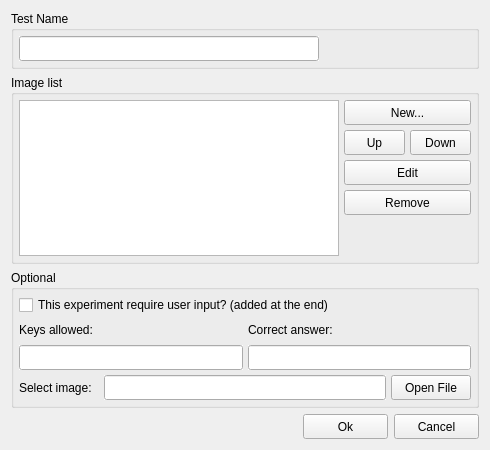
<?xml version="1.0" encoding="UTF-8"?>
<ui version="4.0">
 <class>formTestConfig</class>
 <widget class="QWidget" name="formTestConfig">
  <property name="geometry">
   <rect>
    <x>0</x>
    <y>0</y>
    <width>490</width>
    <height>450</height>
   </rect>
  </property>
  <property name="sizePolicy">
   <sizepolicy hsizetype="Fixed" vsizetype="Fixed">
    <horstretch>0</horstretch>
    <verstretch>0</verstretch>
   </sizepolicy>
  </property>
  <property name="minimumSize">
   <size>
    <width>490</width>
    <height>450</height>
   </size>
  </property>
  <property name="maximumSize">
   <size>
    <width>490</width>
    <height>450</height>
   </size>
  </property>
  <property name="windowTitle">
   <string>Form</string>
  </property>
  <layout class="QVBoxLayout" name="formLayout">
   <item>
    <widget class="QGroupBox" name="gBox1">
     <property name="title">
      <string>Test Name</string>
     </property>
     <layout class="QHBoxLayout" name="hLayout1">
      <property name="spacing">
       <number>5</number>
      </property>
      <property name="margin">
       <number>5</number>
      </property>
      <item>
       <widget class="QLineEdit" name="tBoxTest">
        <property name="minimumSize">
         <size>
          <width>300</width>
          <height>25</height>
         </size>
        </property>
        <property name="maximumSize">
         <size>
          <width>16777215</width>
          <height>25</height>
         </size>
        </property>
        <property name="autoFillBackground">
         <bool>true</bool>
        </property>
       </widget>
      </item>
      <item>
       <spacer name="hSpacer1">
        <property name="orientation">
         <enum>Qt::Horizontal</enum>
        </property>
        <property name="sizeHint" stdset="0">
         <size>
          <width>146</width>
          <height>20</height>
         </size>
        </property>
       </spacer>
      </item>
     </layout>
    </widget>
   </item>
   <item>
    <widget class="QGroupBox" name="gBox2">
     <property name="title">
      <string>Image list</string>
     </property>
     <layout class="QHBoxLayout" name="hLayout2">
      <property name="spacing">
       <number>5</number>
      </property>
      <property name="margin">
       <number>5</number>
      </property>
      <item>
       <widget class="QTableView" name="tabVwImag">
        <property name="sizePolicy">
         <sizepolicy hsizetype="Expanding" vsizetype="Expanding">
          <horstretch>0</horstretch>
          <verstretch>0</verstretch>
         </sizepolicy>
        </property>
        <property name="minimumSize">
         <size>
          <width>320</width>
          <height>0</height>
         </size>
        </property>
        <property name="horizontalScrollBarPolicy">
         <enum>Qt::ScrollBarAlwaysOff</enum>
        </property>
       </widget>
      </item>
      <item>
       <layout class="QVBoxLayout" name="vLayout1">
        <property name="spacing">
         <number>5</number>
        </property>
        <item>
         <widget class="QPushButton" name="btnNew">
          <property name="minimumSize">
           <size>
            <width>80</width>
            <height>25</height>
           </size>
          </property>
          <property name="maximumSize">
           <size>
            <width>16777215</width>
            <height>25</height>
           </size>
          </property>
          <property name="text">
           <string>New...</string>
          </property>
         </widget>
        </item>
        <item>
         <layout class="QHBoxLayout" name="hLayout3">
          <item>
           <widget class="QPushButton" name="btnUp">
            <property name="minimumSize">
             <size>
              <width>35</width>
              <height>25</height>
             </size>
            </property>
            <property name="maximumSize">
             <size>
              <width>16777215</width>
              <height>25</height>
             </size>
            </property>
            <property name="text">
             <string>Up</string>
            </property>
           </widget>
          </item>
          <item>
           <widget class="QPushButton" name="btnDown">
            <property name="minimumSize">
             <size>
              <width>35</width>
              <height>25</height>
             </size>
            </property>
            <property name="maximumSize">
             <size>
              <width>16777215</width>
              <height>25</height>
             </size>
            </property>
            <property name="text">
             <string>Down</string>
            </property>
           </widget>
          </item>
         </layout>
        </item>
        <item>
         <widget class="QPushButton" name="btnEdit">
          <property name="minimumSize">
           <size>
            <width>80</width>
            <height>25</height>
           </size>
          </property>
          <property name="maximumSize">
           <size>
            <width>16777215</width>
            <height>25</height>
           </size>
          </property>
          <property name="text">
           <string>Edit</string>
          </property>
         </widget>
        </item>
        <item>
         <widget class="QPushButton" name="btnRemove">
          <property name="minimumSize">
           <size>
            <width>80</width>
            <height>25</height>
           </size>
          </property>
          <property name="maximumSize">
           <size>
            <width>16777215</width>
            <height>25</height>
           </size>
          </property>
          <property name="text">
           <string>Remove</string>
          </property>
         </widget>
        </item>
        <item>
         <spacer name="vSpacer">
          <property name="orientation">
           <enum>Qt::Vertical</enum>
          </property>
          <property name="sizeHint" stdset="0">
           <size>
            <width>20</width>
            <height>40</height>
           </size>
          </property>
         </spacer>
        </item>
       </layout>
      </item>
     </layout>
    </widget>
   </item>
   <item>
    <widget class="QGroupBox" name="gBox3">
     <property name="sizePolicy">
      <sizepolicy hsizetype="Preferred" vsizetype="Preferred">
       <horstretch>0</horstretch>
       <verstretch>0</verstretch>
      </sizepolicy>
     </property>
     <property name="title">
      <string>Optional</string>
     </property>
     <layout class="QVBoxLayout" name="vLayout2">
      <property name="spacing">
       <number>5</number>
      </property>
      <property name="margin">
       <number>5</number>
      </property>
      <item>
       <widget class="QCheckBox" name="cBoxExtra">
        <property name="minimumSize">
         <size>
          <width>0</width>
          <height>20</height>
         </size>
        </property>
        <property name="maximumSize">
         <size>
          <width>16777215</width>
          <height>20</height>
         </size>
        </property>
        <property name="text">
         <string>This experiment require user input? (added at the end)</string>
        </property>
       </widget>
      </item>
      <item>
       <layout class="QHBoxLayout" name="hLayout4">
        <item>
         <layout class="QVBoxLayout" name="vLayout3">
          <item>
           <widget class="QLabel" name="lblKeysAllowed">
            <property name="minimumSize">
             <size>
              <width>0</width>
              <height>20</height>
             </size>
            </property>
            <property name="maximumSize">
             <size>
              <width>16777215</width>
              <height>20</height>
             </size>
            </property>
            <property name="text">
             <string>Keys allowed:</string>
            </property>
           </widget>
          </item>
          <item>
           <widget class="QLineEdit" name="tBoxKeysAllowed">
            <property name="minimumSize">
             <size>
              <width>0</width>
              <height>25</height>
             </size>
            </property>
            <property name="maximumSize">
             <size>
              <width>16777215</width>
              <height>25</height>
             </size>
            </property>
            <property name="autoFillBackground">
             <bool>true</bool>
            </property>
           </widget>
          </item>
         </layout>
        </item>
        <item>
         <layout class="QVBoxLayout" name="vLayout4">
          <item>
           <widget class="QLabel" name="lblKeysCorrect">
            <property name="minimumSize">
             <size>
              <width>0</width>
              <height>20</height>
             </size>
            </property>
            <property name="maximumSize">
             <size>
              <width>16777215</width>
              <height>20</height>
             </size>
            </property>
            <property name="text">
             <string>Correct answer:</string>
            </property>
           </widget>
          </item>
          <item>
           <widget class="QLineEdit" name="tBoxKeysCorrect">
            <property name="minimumSize">
             <size>
              <width>0</width>
              <height>25</height>
             </size>
            </property>
            <property name="maximumSize">
             <size>
              <width>16777215</width>
              <height>25</height>
             </size>
            </property>
            <property name="autoFillBackground">
             <bool>true</bool>
            </property>
           </widget>
          </item>
         </layout>
        </item>
       </layout>
      </item>
      <item>
       <layout class="QHBoxLayout" name="hLayout5">
        <item>
         <widget class="QLabel" name="lblImag">
          <property name="minimumSize">
           <size>
            <width>80</width>
            <height>25</height>
           </size>
          </property>
          <property name="maximumSize">
           <size>
            <width>16777215</width>
            <height>25</height>
           </size>
          </property>
          <property name="text">
           <string>Select image:</string>
          </property>
         </widget>
        </item>
        <item>
         <widget class="QLineEdit" name="tBoxImag">
          <property name="minimumSize">
           <size>
            <width>0</width>
            <height>25</height>
           </size>
          </property>
          <property name="maximumSize">
           <size>
            <width>16777215</width>
            <height>25</height>
           </size>
          </property>
          <property name="autoFillBackground">
           <bool>true</bool>
          </property>
          <property name="readOnly">
           <bool>true</bool>
          </property>
         </widget>
        </item>
        <item>
         <widget class="QPushButton" name="btnImag">
          <property name="minimumSize">
           <size>
            <width>75</width>
            <height>25</height>
           </size>
          </property>
          <property name="maximumSize">
           <size>
            <width>16777215</width>
            <height>25</height>
           </size>
          </property>
          <property name="text">
           <string>Open File</string>
          </property>
         </widget>
        </item>
       </layout>
      </item>
     </layout>
    </widget>
   </item>
   <item>
    <layout class="QHBoxLayout" name="hLayout6">
     <item>
      <spacer name="hSpacer2">
       <property name="orientation">
        <enum>Qt::Horizontal</enum>
       </property>
       <property name="sizeHint" stdset="0">
        <size>
         <width>40</width>
         <height>20</height>
        </size>
       </property>
      </spacer>
     </item>
     <item>
      <widget class="QPushButton" name="btnOk">
       <property name="minimumSize">
        <size>
         <width>85</width>
         <height>25</height>
        </size>
       </property>
       <property name="maximumSize">
        <size>
         <width>16777215</width>
         <height>25</height>
        </size>
       </property>
       <property name="text">
        <string>Ok</string>
       </property>
      </widget>
     </item>
     <item>
      <widget class="QPushButton" name="btnCancel">
       <property name="minimumSize">
        <size>
         <width>85</width>
         <height>25</height>
        </size>
       </property>
       <property name="maximumSize">
        <size>
         <width>16777215</width>
         <height>25</height>
        </size>
       </property>
       <property name="text">
        <string>Cancel</string>
       </property>
      </widget>
     </item>
    </layout>
   </item>
  </layout>
 </widget>
 <resources/>
 <connections/>
</ui>
